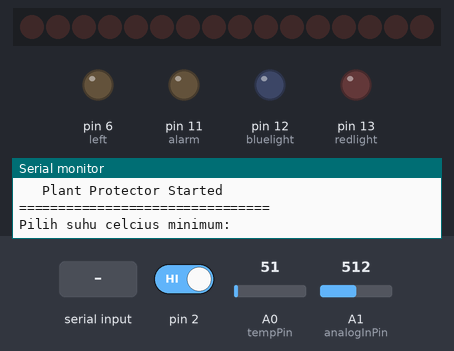
Bench run of a sketch on a simulated Arduino Uno, built with avr-gcc and run on an emulated ATmega328P. Shown: 16 shift-register outputs drawn as a row of LEDs (first output left, lit = HIGH), output pins drawn as LEDs (lit = HIGH), the last lines printed to the serial monitor. Wiring (inferred from the names in the program): 2 × shift register (74HC595): data pin 4; shift clock pin 3; latch pin 7. Wiring (inferred from the signals the program sends): row of LEDs: on Q0, Q1, Q2, Q3, Q4, Q5, Q6, Q7, Q8, Q9, Q10, Q11, Q12, Q13, Q14, Q15. Dashed ring = blinking. The test bench sets the inputs (shaded band); at power-on: pin 2 HIGH, A1 (analogInPin) = 512, A0 (tempPin) = 51. Pins used as bus, display or sensor lines are not drawn.

Above: at 0.9 s.
1.0 s: pin 2 driven LOW
2.5 s: "90,45\n" received over Serial
4.0 s: "30,150\n" received over Serial
At 4.82 s:
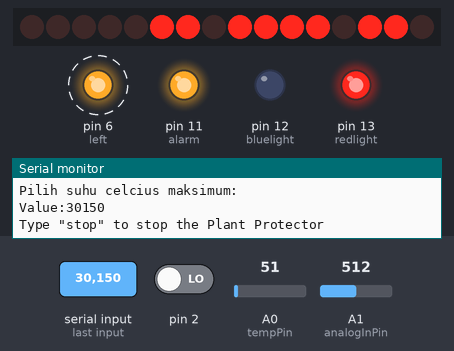
7.0 s: A1 (analogInPin) set to 126
10.0 s: A1 (analogInPin) set to 112
At 10.57 s:
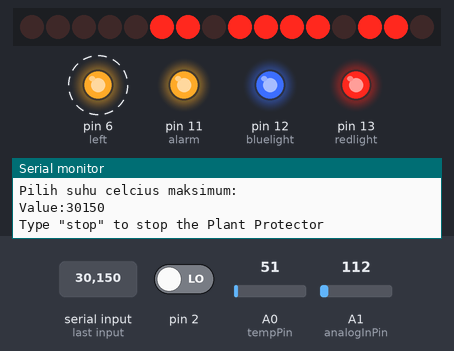
13.0 s: A1 (analogInPin) set to 122
At 16.67 s:
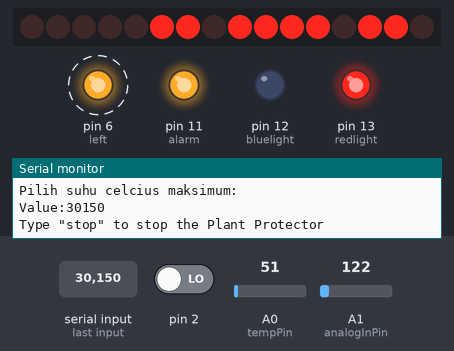
Timing chart, 0 to 17.0 s (numbered marks = the images above; inputs shaded):
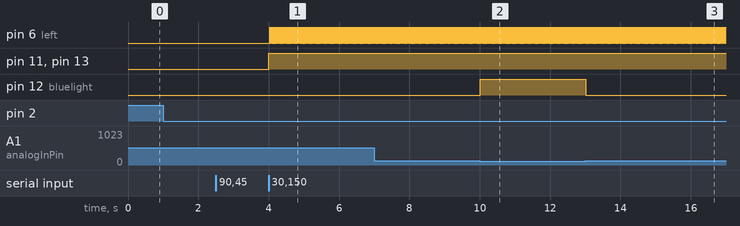

Measured:
- the behaviour switches between 121 and 120 on A1 (analogInPin) (found by bisection; images 1 and 2)
- after the input at 4.0 s, pin 6 (left): alternates HIGH for 0.01 s and LOW for 0.01 s, starting at once; pin 11 (alarm), pin 13 (redlight): LOW → HIGH at once
- after the input at 10.0 s, pin 12 (bluelight): LOW → HIGH at once
- after the input at 13.0 s, pin 12 (bluelight): HIGH → LOW at once

The sketch:

PBD3.ino
```cpp
#define clock 3
#define data 4
#define left 6
#define right 7
#define alarm 11
#define redlight 13
#define bluelight 12

// Variable for temperature
float tempC;
float tempR;
int tempPin = 0;
int minTemp;//minimum temperatur
int maxTemp;//maximum temperatur
boolean celcius = true;

// Variable for light sensor
const int analogInPin = A1;  // Analog input pin that the potentiometer is attached to
const int analogOutPin = 9; // Analog output pin that the LED is attached to
int sensorValue = 0;        // value read from the pot
int outputValue = 0;        // value output to the PWM (analog out)

//varible for 7 segment
byte start = B10000000;
byte zero  = B01111110;
byte one   = B00000110;
byte two   = B11011010;
byte three = B11010110;
byte four  = B10100110;
byte five  = B11110100;
byte six   = B11111100;
byte seven = B01000110;
byte eight = B11111110;
byte nine  = B11110110;

//other variable
boolean stopProtector = false;
String inString = "";

void setup()
{
  pinMode(clock, OUTPUT); // make the clock pin an output
  pinMode(data , OUTPUT); // make the data pin an output3
  pinMode(left, OUTPUT);
  pinMode(right, OUTPUT);
  pinMode(redlight, OUTPUT);
  pinMode(bluelight, OUTPUT);
  pinMode(alarm, OUTPUT);
  digitalWrite(left, LOW);
  digitalWrite(right, LOW);

  // Button
  pinMode(2, INPUT);

  Serial.begin(9600);
  attachInterrupt(0, changeState, FALLING);
  shiftOut(data, clock, LSBFIRST, start);
  setting();

}

void setting()
{
  Serial.println("================================");
  Serial.println("   Plant Protector Started");
  Serial.println("================================");
  Serial.println("Pilih suhu celcius minimum:");
  bool finish = true;
  while (finish) {
    while (Serial.available() > 0) {
      int inChar = Serial.read();
      if (isDigit(inChar)) {
        // convert the incoming byte to a char
        // and add it to the string:
        inString += (char)inChar;
      }
      // if you get a newline, print the string,
      // then the string's value:
      if (inChar == '\n') {
        finish = false;
        Serial.print("Value:");
        minTemp = inString.toInt();
        Serial.println(minTemp);
        // clear the string for new input:
        inString = "";
      }
    }
  }
  Serial.println("Pilih suhu celcius maksimum:");
  finish = true;
  while (finish) {
    while (Serial.available() > 0) {
      int inChar = Serial.read();
      if (isDigit(inChar)) {
        // convert the incoming byte to a char
        // and add it to the string:
        inString += (char)inChar;
      }
      // if you get a newline, print the string,
      // then the string's value:
      if (inChar == '\n') {
        finish = false;
        Serial.print("Value:");
        maxTemp = inString.toInt();
        Serial.println(maxTemp);
        // clear the string for new input:
        inString = "";
      }
    }
  }

  Serial.println("Type \"stop\" to stop the Plant Protector");
}

void loop()
{
  while (Serial.available()>0) { //Wait for user input
    String input=Serial.readString();
    if(input== "stop\n"){
        stopProtector=true;
        Serial.println("================================");
        Serial.println("   Plant Protector Stopped");
        Serial.println("================================");
        digitalWrite(left, LOW);
        digitalWrite(right, LOW);
        shiftOut(data, clock, LSBFIRST, start);
        delay(500);
        digitalWrite(left, HIGH);
        digitalWrite(right, HIGH);
        digitalWrite(redlight, LOW);
        digitalWrite(bluelight, LOW);
        digitalWrite(alarm, LOW);

    } else if(input == "start\n") {
        stopProtector=false;
        digitalWrite(left, LOW);
        digitalWrite(right, LOW);
        shiftOut(data, clock, LSBFIRST, start);
        setting();
    }
  }

  if (!stopProtector) {
    int first_digit = 0;
    int second_digit = 0;

    tempC = analogRead(tempPin);
    if (celcius) {
      tempC = tempC * 0.48828125;
      first_digit = tempC / 10;
      second_digit = (int) tempC % 10;
    } else {
      tempR = tempC * 0.48828125 * 0.8;
      first_digit = tempR / 10;
      second_digit = (int) tempR % 10;
    }

    byte first_byte;
    byte second_byte;

    if (first_digit == 0) {
      first_byte = zero;
    } else if (first_digit == 1) {
      first_byte = one;
    } else if (first_digit == 2) {
      first_byte = two;
    } else if (first_digit == 3) {
      first_byte = three;
    } else if (first_digit == 4) {
      first_byte = four;
    } else if (first_digit == 5) {
      first_byte = five;
    } else if (first_digit == 6) {
      first_byte = six;
    } else if (first_digit == 7) {
      first_byte = seven;
    } else if (first_digit == 8) {
      first_byte = eight;
    } else if (first_digit == 9) {
      first_byte = nine;
    }

    if (second_digit == 0) {
      second_byte = zero;
    } else if (second_digit == 1) {
      second_byte = one;
    } else if (second_digit == 2) {
      second_byte = two;
    } else if (second_digit == 3) {
      second_byte = three;
    } else if (second_digit == 4) {
      second_byte = four;
    } else if (second_digit == 5) {
      second_byte = five;
    } else if (second_digit == 6) {
      second_byte = six;
    } else if (second_digit == 7) {
      second_byte = seven;
    } else if (second_digit == 8) {
      second_byte = eight;
    } else if (second_digit == 9) {
      second_byte = nine;
    }

    if (celcius) {
      if (tempC < minTemp || tempC > maxTemp)
      {
        digitalWrite(alarm, HIGH);
      }else{
        digitalWrite(alarm, LOW);
      }
    } else {
      if (tempR < (minTemp * 0.8) || tempR > (maxTemp * 0.8))
      {
        digitalWrite(alarm, HIGH);
      }else{

        digitalWrite(alarm, LOW);
      }
    }

    // read the analog in value:
    sensorValue = analogRead(analogInPin);
    // map it to the range of the analog out:
    outputValue = map(sensorValue, 0, 1023, 0, 255);

    if (outputValue < 30) {
      digitalWrite(bluelight, HIGH);
    } else {
      digitalWrite(bluelight, LOW);
    }

    if (!celcius) {
      digitalWrite(redlight, HIGH);
    } else {
      digitalWrite(redlight, LOW);
    }

    shiftOut(data, clock, LSBFIRST, first_byte);
    delay(10);
    digitalWrite(left, LOW);
    digitalWrite(right, HIGH);
    shiftOut(data, clock, LSBFIRST, second_byte);
    delay(10);
    digitalWrite(left, HIGH);
    digitalWrite(right, LOW);
  }
}

void changeState() {
  celcius = !celcius;
  if(celcius) {
     Serial.println("Temperature switched to Celcius");
  } else {
     Serial.println("Temperature switched to Reamur");
  }
}
```
